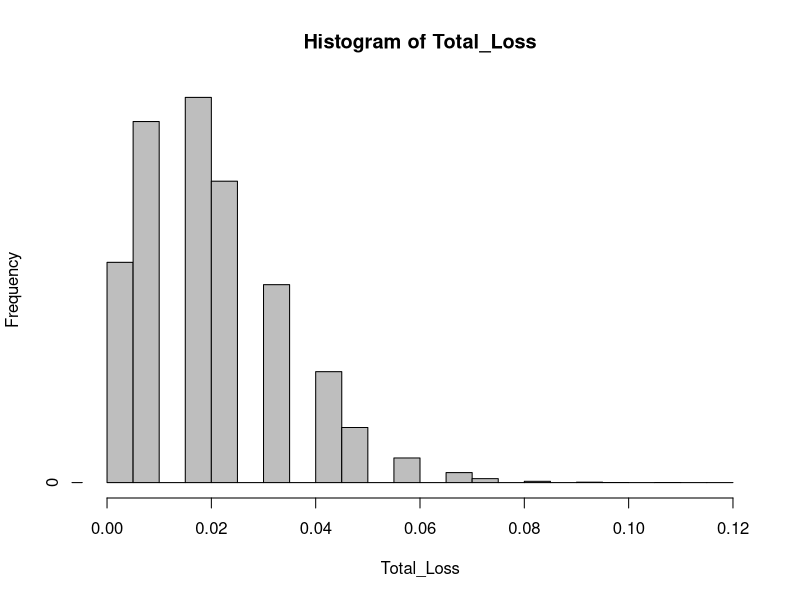
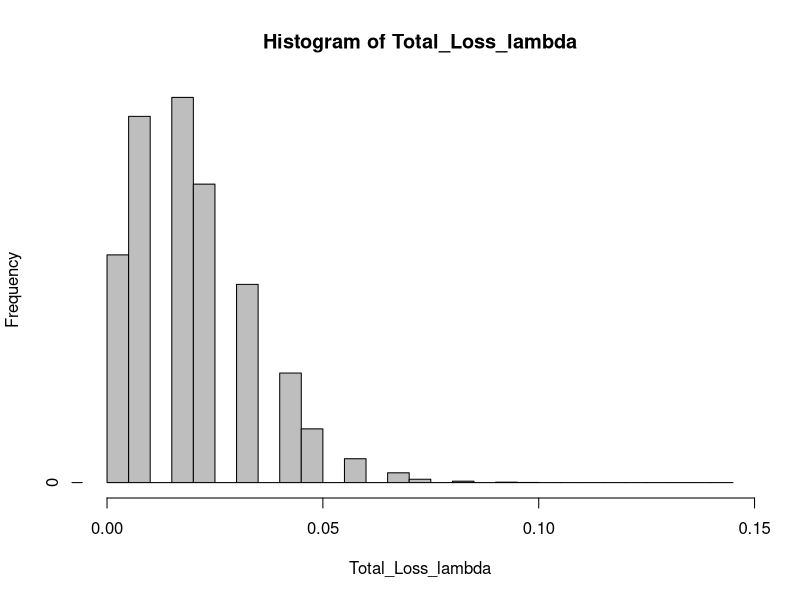
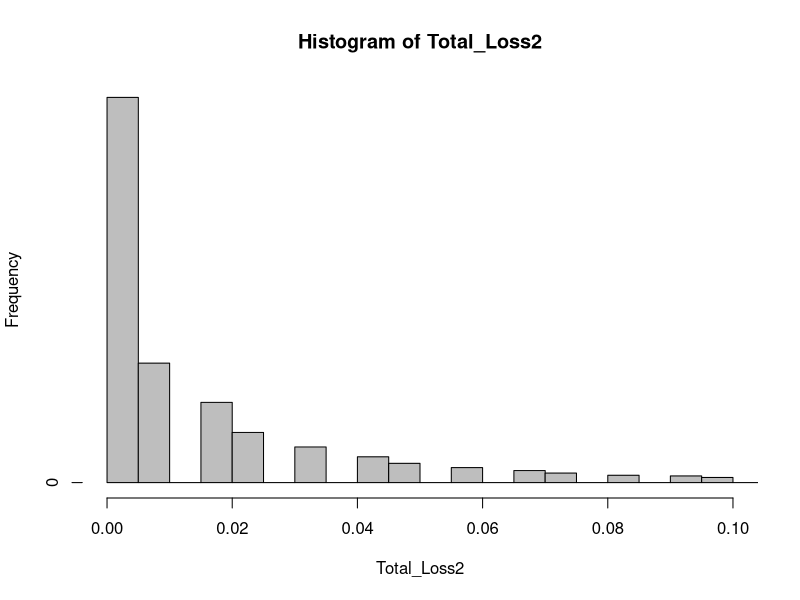
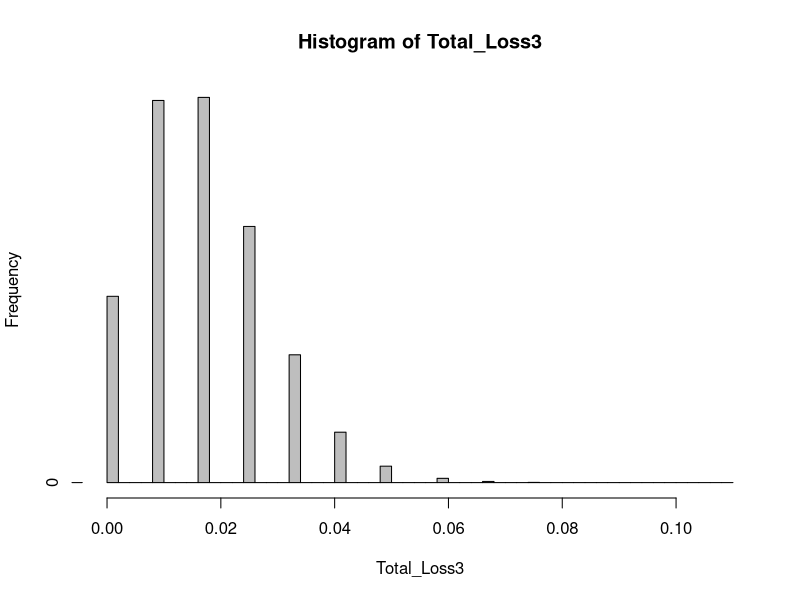
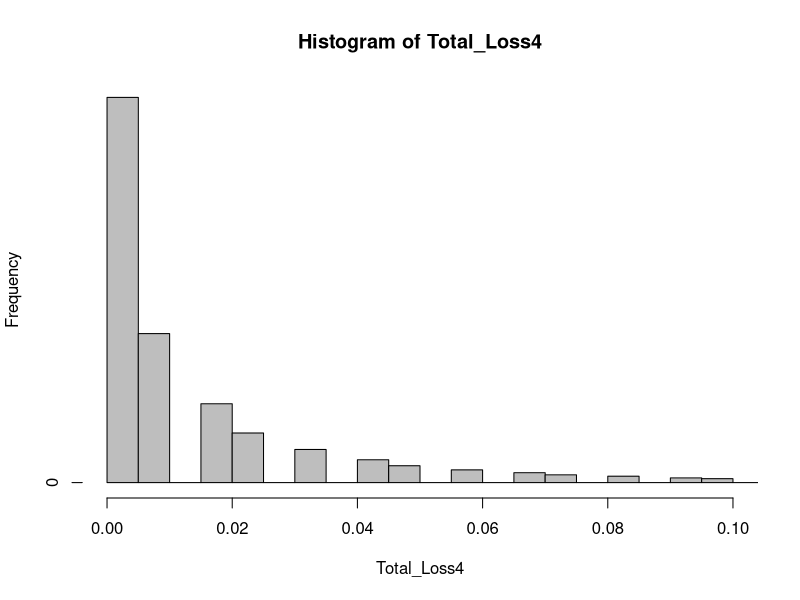
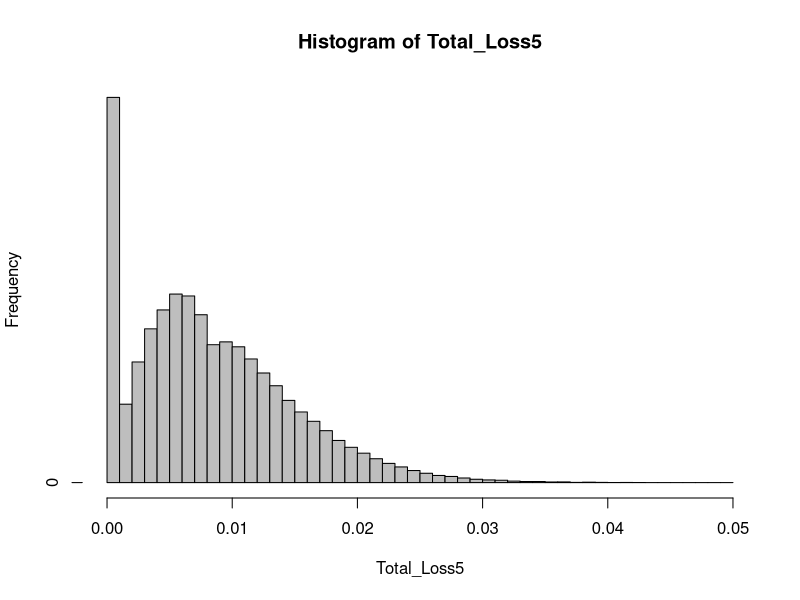
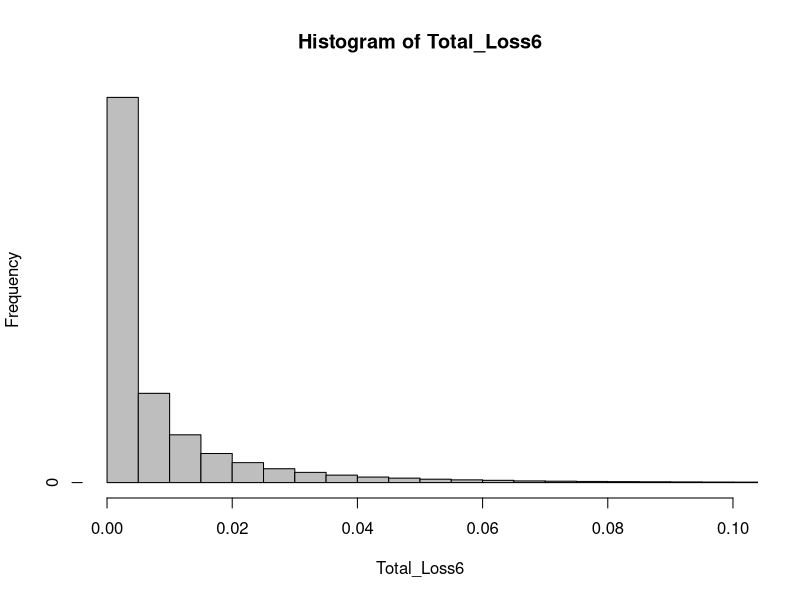

Source code (R) for these figures, in order:
#1.1 Independent situation
set.seed(1)
Trials = 200000
Total_Loss = rep(0,Trials)
Total_Loss_lambda = rep(0,Trials)
for (i in 1:Trials){
# loan: 10 Millions each
RV1 = rnorm(80)
U1 = pnorm(RV1)
loss1 = 10 * length(U1[U1<0.02])

# loan: 20 Millions each
RV2 = rnorm(20)
U2 = pnorm(RV2)
loss2 = 20 * length(U2[U2<0.02])
Total_Loss[i] = (loss1+loss2)/(10*80+20*20)
#standard exponential
RV1 = rnorm(80)
U1 = pnorm(RV1)
tao1 = -log(1-U1)/0.02;
loss1 = 10 * length(tao1[tao1<1])

RV2 = rnorm(20)
U2 = pnorm(RV2)
tao2 = -log(1-U2)/0.02;
loss2 = 20 * length(tao2[tao2<1])
Total_Loss_lambda[i] = (loss1+loss2)/(10*80+20*20)
###############
}
h = hist(Total_Loss,breaks = 40, plot= FALSE)
h$counts=h$counts/sum(h$counts)
plot(h, col = "gray")
h_lambda = hist(Total_Loss_lambda,breaks = 40, plot= FALSE)
h_lambda$counts=h_lambda$counts/sum(h_lambda$counts)
plot(h_lambda, col = "gray")

mean(Total_Loss)
mean(Total_Loss_lambda)

#1.2
set.seed(1)
Total_Loss2 = rep(0,Trials)
for (i in 1:Trials){
  m = rnorm(1)
  rho = 0.3
  RV = sqrt(rho)*m + sqrt(1-rho)*rnorm(100)
  RV
  U = pnorm(RV)
  U1 = U[1:80]
  U2 = U[81:100]
  
  loss1 = 10 * length(U1[U1<0.02])
  loss2 = 20 * length(U2[U2<0.02])
  Total_Loss2[i] = (loss1+loss2)/(10*80+20*20)
}
h2 = hist(Total_Loss2,breaks = 200, plot= FALSE)
h2$counts=h2$counts/sum(h2$counts)
plot(h2, col = "gray",xlim = c(0,0.1))

#1.3
set.seed(1)
Trials3=500000
sequence_A = rep(0,Trials3)
sequence_B = rep(0,Trials3)
rho = 0.3
for (i in 1:Trials3){
m = rnorm(1)
RV = sqrt(rho)*m + sqrt(1-rho)*rnorm(2)
RV = pnorm(RV)
if (RV[1] > 0.98)
  RV[1] = 1
if (RV[1] <= 0.98)
  RV[1] = 0

if (RV[2] > 0.98)
  RV[2] = 1
if (RV[2] <= 0.98)
  RV[2] = 0

sequence_A[i] = RV[1]
sequence_B[i] = RV[2]
}
#mean(sequence_B)
cov(sequence_B,sequence_A)/sqrt(var(sequence_B)*var(sequence_A))

#1.4
set.seed(1)
Trials3=200000
sequence_A = rep(0,Trials3)
sequence_B = rep(0,Trials3)
cal_cor = rep(0,10)
for (k in 1:10){
rho = 0.20+ k*0.01
for (i in 1:Trials3){
  m = rnorm(1)
  RV = sqrt(rho)*m + sqrt(1-rho)*rnorm(2)
  RV = pnorm(RV)
  if (RV[1] > 0.98)
    RV[1] = 1
  if (RV[1] <= 0.98)
    RV[1] = 0
  if (RV[2] > 0.98)
    RV[2] = 1
  if (RV[2] <= 0.98)
    RV[2] = 0
  
  sequence_A[i] = RV[1]
  sequence_B[i] = RV[2]
}
#mean(sequence_B)
cal_cor[k] = cov(sequence_B,sequence_A)/sqrt(var(sequence_B)*var(sequence_A))
}

#2.1
EL1 = mean(Total_Loss)*(80*10+20*20)
Q999_1 = (unname(quantile(Total_Loss,0.999,na.rm=T)))*(80*10+20*20)
EC1 = Q999_1 - EL1
EC1

#2.2
EL2 = mean(Total_Loss2)*(80*10+20*20)
Q999_2 = (unname(quantile(Total_Loss2,0.999,na.rm=T)))*(80*10+20*20)
EC2 = Q999_2 - EL2
EC2

#3.1
set.seed(1)
Total_Loss3 = rep(0,Trials)
for (i in 1:Trials){
  # loan: 10 Millions each
  RV1 = rnorm(80)
  U1 = pnorm(RV1)
  loss1 = 10 * length(U1[U1<0.02])
  # loan: 20 Millions each
  RV2 = rnorm(20)
  U2 = pnorm(RV2)
  
  if(length(U2[U2<0.02]) >= 4)
    loss2 = 20* (length(U2[U2<0.02])-2)
  if(length(U2[U2<0.02]) < 4 & length(U2[U2<0.02]) > 0)
    loss2 = 20 * (length(U2[U2<0.02]))/2
  if(length(U2[U2<0.02]) == 0)
    loss2 = 0
  Total_Loss3[i] = (loss1+loss2)/(10*80+20*20)
}
h3 = hist(Total_Loss3,breaks = 40, plot= FALSE)
h3$counts=h3$counts/sum(h3$counts)
plot(h3, col = "gray")

#3.2
EL3 = mean(Total_Loss3)*(80*10+20*20)
Q999_3 = (unname(quantile(Total_Loss3,0.999,na.rm=T)))*(80*10+20*20)
EC3 = Q999_3 - EL3
EL3
EC3

#3.3
set.seed(1)
Total_Loss4 = rep(0,Trials)
for (i in 1:Trials){
  m = rnorm(1)
  rho = 0.3
  RV = sqrt(rho)*m + sqrt(1-rho)*rnorm(100)
  RV
  U = pnorm(RV)
  U1 = U[1:80]
  U2 = U[81:100]
  loss1 = 10 * length(U1[U1<0.02])  
  if(length(U2[U2<0.02]) >= 4)
    loss2 = 20* (length(U2[U2<0.02])-2)
  if(length(U2[U2<0.02]) < 4)
    loss2 = 20 * (length(U2[U2<0.02]))/2
  Total_Loss4[i] = (loss1+loss2)/(10*80+20*20)
}
h4 = hist(Total_Loss4,breaks = 200, plot= FALSE)
h4$counts=h4$counts/sum(h4$counts)
plot(h4, col = "gray",xlim = c(0,0.1))
EL4 = mean(Total_Loss4)*(80*10+20*20)
Q999_4 = (unname(quantile(Total_Loss4,0.999,na.rm=T)))*(80*10+20*20)
EC4 = Q999_4 - EL4
EL4
EC4

#4.1
set.seed(1)
Total_Loss5 = rep(0,Trials)
for (i in 1:Trials){
  # loan: 10 Millions each
  RV1 = rnorm(80)
  U1 = pnorm(RV1)
  beta1 = rbeta(length(U1[U1<0.02]),2,2)
  loss_beta1 = 1-beta1
#  loss_ration = sum(loss_beta)/length(U1[U1<0.02])
  loss1 = 10 * sum(loss_beta1)
  
  # loan: 20 Millions each
  RV2 = rnorm(20)
  U2 = pnorm(RV2)
  if (length(U2[U2<0.02]) >0){
  beta2=rbeta(length(U2[U2<0.02]),2,2)
  loss_beta2 = 1-beta2}
  if (length(U2[U2<0.02]) ==0)
    loss_beta2 = 0
  if(sum(loss_beta2) >= 4)
    loss2 = 20* (sum(loss_beta2)-2)
  if(sum(loss_beta2) < 4)
    loss2 = 20 * (sum(loss_beta2))/2
  Total_Loss5[i] = (loss1+loss2)/(10*80+20*20)
}
h5 = hist(Total_Loss5,breaks = 40, plot= FALSE)
h5$counts=h5$counts/sum(h5$counts)
plot(h5, col = "gray")

#4.2
set.seed(1)
Total_Loss6 = rep(0,Trials)
for (i in 1:Trials){
  m = rnorm(1)
  rho = 0.3
  RV = sqrt(rho)*m + sqrt(1-rho)*rnorm(100)
  RV
  U = pnorm(RV)
  U1 = U[1:80]
  U2 = U[81:100]
  
  beta1 = rbeta(length(U1[U1<0.02]),2,2)
  loss_beta1 = 1-beta1
  loss1 = 10 * sum(loss_beta1)
  
  if (length(U2[U2<0.02]) >0){
    beta2=rbeta(length(U2[U2<0.02]),2,2)
    loss_beta2 = 1-beta2}
  if (length(U2[U2<0.02]) ==0)
    loss_beta2 = 0
  if(sum(loss_beta2) >= 4)
    loss2 = 20* (sum(loss_beta2)-2)
  if(sum(loss_beta2) < 4)
    loss2 = 20 * (sum(loss_beta2))/2
  
  Total_Loss6[i] = (loss1+loss2)/(10*80+20*20)
}
h6 = hist(Total_Loss6,breaks = 120, plot= FALSE)
h6$counts=h6$counts/sum(h6$counts)
plot(h6, col = "gray",xlim = c(0,0.1))
